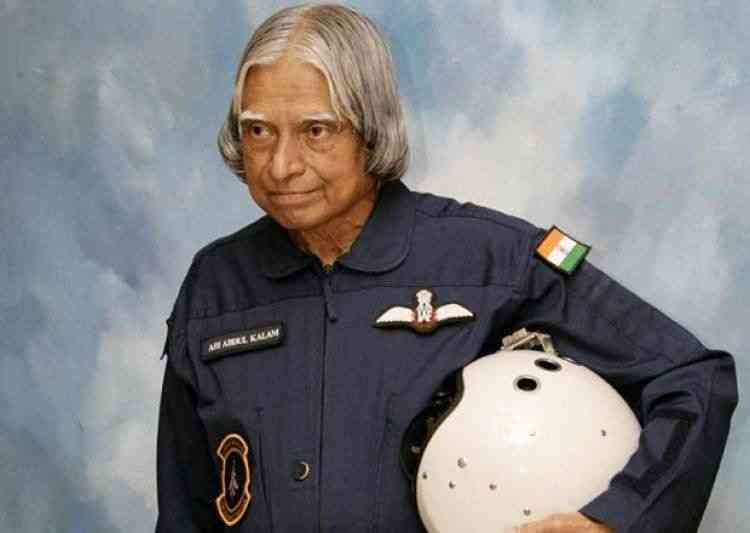
#> input picture test_images/kalam1.jpg, 750 x 533 px
$ jupyter execute --allow-errors classification.ipynb   (shell and % lines are left out)
#> lines starting #> are read from the running program, lines starting #| are printed output that depends on the picture
[cell 1]
from sklearn.svm import SVC
from sklearn.preprocessing import StandardScaler
from sklearn.model_selection import train_test_split
from sklearn.pipeline import Pipeline
from sklearn.metrics import classification_report
import numpy as np
import pickle
import matplotlib
import cv2
from matplotlib import pyplot as plt

#> (a cell that did not finish here is left out)

#> (a cell that did not finish here is left out)

[cell 4]
model = SVC(kernel='linear')
#> (the rest of this cell did not finish here and is left out)

[cell 5]
# model = SVC(kernel='rbf')
# model.fit(X_train, y_train)
# model.score(X_test, y_test)

[cell 6]
from sklearn.metrics import confusion_matrix
#> (the rest of this cell did not finish here and is left out)

[cell 7]
import seaborn as sns
plt.figure(figsize=(15, 10))
#> (the rest of this cell did not finish here and is left out)

[cell 8]
className ={ 0 : 'abdul_kalam',
 1 : 'maria',
 2 : 'messi',
 3 : 'modiji',
 4 : 'MsDhoni',
 5 : 'roger Federer'
}

[cell 9]
'''
    function to get cropped image back
'''
def getCroppedImage(image):
    face_cascade = cv2.CascadeClassifier('./opencv_harr/haarcascades/haarcascade_frontalface_default.xml')
    eye_cascade = cv2.CascadeClassifier('./opencv_harr/haarcascades/haarcascade_eye.xml')
    if image is not None:
        gray = cv2.cvtColor(image, cv2.COLOR_BGR2GRAY)
        faces_arr = face_cascade.detectMultiScale(gray, 1.3, 5)

        for (x, y, w, h) in faces_arr:
            face_gray = gray[y : y+h, x: x+w]
            face_color = image[y : y+h, x: x+w]
            eyes_arr = eye_cascade.detectMultiScale(face_gray)
    #         if more than 2 eyes are there than only return
            if(len(eyes_arr) >= 2):
                return face_color

[cell 10]
import pywt

def wavelet_transform(img, mode='haar', level=1):
    imArray = img
    #Datatype conversions
    #convert to grayscale
    imArray = cv2.cvtColor( imArray,cv2.COLOR_RGB2GRAY )
    #convert to float
    imArray =  np.float32(imArray)
    imArray /= 255;
    # compute coefficients
    coeffs=pywt.wavedec2(imArray, mode, level=level)

    #Process Coefficients
    coeffs_H=list(coeffs)
    coeffs_H[0] *= 0;

    # reconstruction
    imArray_H=pywt.waverec2(coeffs_H, mode);
    imArray_H *= 255;
    imArray_H =  np.uint8(imArray_H)

    return imArray_H

[cell 11]
def classify(img):
    img = getCroppedImage(img)
    if img is None:
        print("Sorry Cannot recognize")
        return
#         plt.imshow(np.float32(img))
    else:
        plt.imshow(img)
        resize_img = cv2.resize(img, (28,28))
        waveLet = wavelet_transform(img, 'db1', 5)
        resized_wavelet = cv2.resize(waveLet, (28,28))
        merge = np.vstack((resize_img.reshape(28*28*3, 1), resized_wavelet.reshape(28*28, 1)))
        predict = merge.reshape(1, X.shape[1]).astype(float)
        val = model.predict(predict)[0]
        print(val)
        print(className[val])

[cell 12]
PATH = './test_images/kalam1.jpg'

im = cv2.imread(PATH)
#> im is the input picture: shape (533, 750, 3); mean B, G, R 128.1, 126.3, 126.2
#> (the rest of this cell did not finish here and is left out)

#> in getCroppedImage, `gray = cv2.cvtColor(image, cv2.COLOR_BGR2GRAY)`:
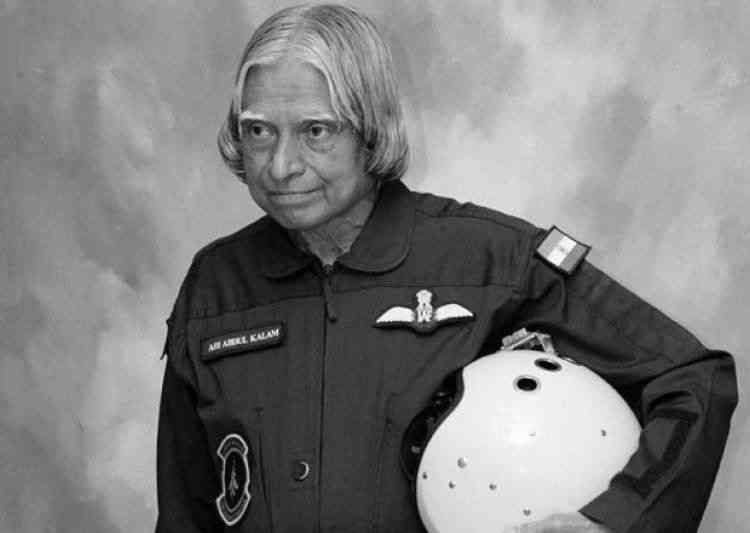
#> gray: shape (533, 750); min 0, max 254, mean 126.4
#> in getCroppedImage, `faces_arr = face_cascade.detectMultiScale(gray, 1.3, 5)`: faces_arr = [[217, 78, 151, 151]]
#> the loop in getCroppedImage, `for (x, y, w, h) in faces_arr:` made 1 pass
#> (x, y, w, h, eyes_arr) on pass 1: (217, 78, 151, 151, [[25, 36, 33, 33], [77, 32, 43, 43]])
#> pass 1, in getCroppedImage, `face_gray = gray[y : y+h, x: x+w]`:
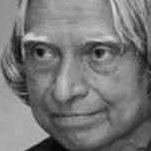
#> face_gray: shape (151, 151); min 2, max 223, mean 120.2
#> pass 1, in getCroppedImage, `face_color = image[y : y+h, x: x+w]`:
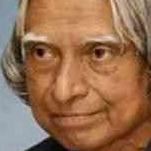
#> face_color: shape (151, 151, 3); mean B, G, R 81.7, 111.4, 152.1
#> in classify, `resize_img = cv2.resize(img, (28,28))`:
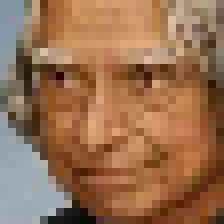
#> resize_img: shape (28, 28, 3) (shown 8 times larger); mean B, G, R 81.7, 111.4, 152.1
#> in wavelet_transform, `imArray = cv2.cvtColor( imArray,cv2.COLOR_RGB2GRAY )`:
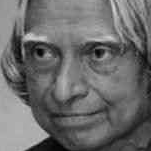
#> imArray: shape (151, 151); min 1, max 211, mean 107.2
#> in wavelet_transform, `coeffs=pywt.wavedec2(imArray, mode, level=level)`: coeffs = 6 items
#> in wavelet_transform, `imArray_H=pywt.waverec2(coeffs_H, mode);`:
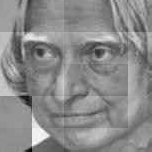
#> imArray_H: shape (152, 152) float32; min -0.594, max 0.509, mean 0.00509; drawn with min black and max white
#> in wavelet_transform, `imArray_H =  np.uint8(imArray_H)`:
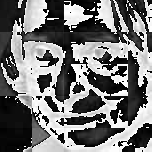
#> imArray_H: shape (152, 152); min 0, max 255, mean 115.6
#> in classify, `resized_wavelet = cv2.resize(waveLet, (28,28))`:
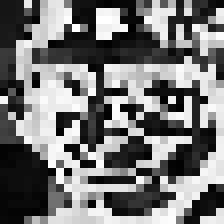
#> resized_wavelet: shape (28, 28) (shown 8 times larger); min 0, max 254, mean 116.9
#> in classify, `merge = np.vstack((resize_img.reshape(28*28*3, 1), resized_wavelet.res..`: merge = 3136 values, max 254 at index 2420, min 0 at index 778, mean 115.5

$ run again, with test_images/kalam3.jpg copied over test_images/kalam1.jpg
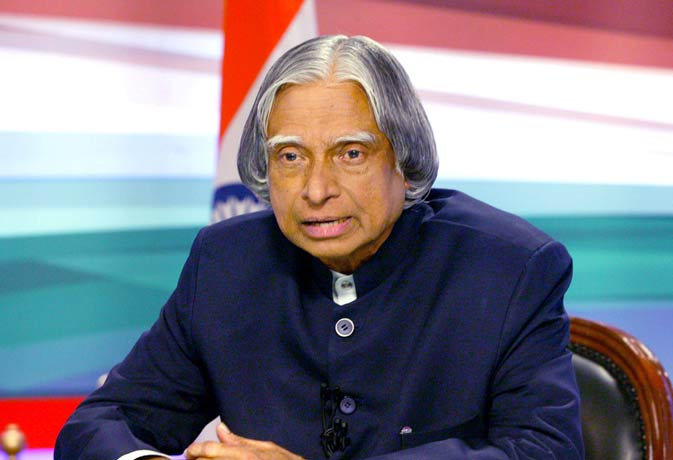
#> input picture test_images/kalam3.jpg, 673 x 460 px
#> im is the input picture: shape (460, 673, 3); mean B, G, R 134.5, 123.7, 128.5
#> faces_arr = [[250, 101, 147, 147]]
#> the loop in getCroppedImage, `for (x, y, w, h) in faces_arr:` made 1 pass
#> (x, y, w, h, eyes_arr) on pass 1: (250, 101, 147, 147, [[82, 34, 40, 40], [24, 40, 31, 31]])
#> in wavelet_transform, `imArray = cv2.cvtColor( imArray,cv2.COLOR_RGB2GRAY )`:
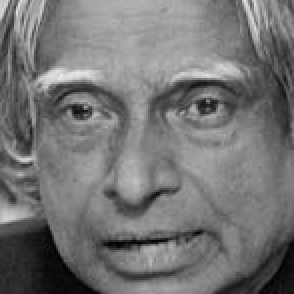
#> imArray: shape (147, 147) (shown 2 times larger); min 1, max 232, mean 115.8
#> coeffs = 6 items
#> in classify, `resized_wavelet = cv2.resize(waveLet, (28,28))`:
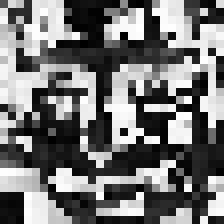
#> resized_wavelet: shape (28, 28) (shown 8 times larger); min 0, max 255, mean 115.5
#> merge = 3136 values, max 255 at index 2453, min 0 at index 1862, mean 122.6
